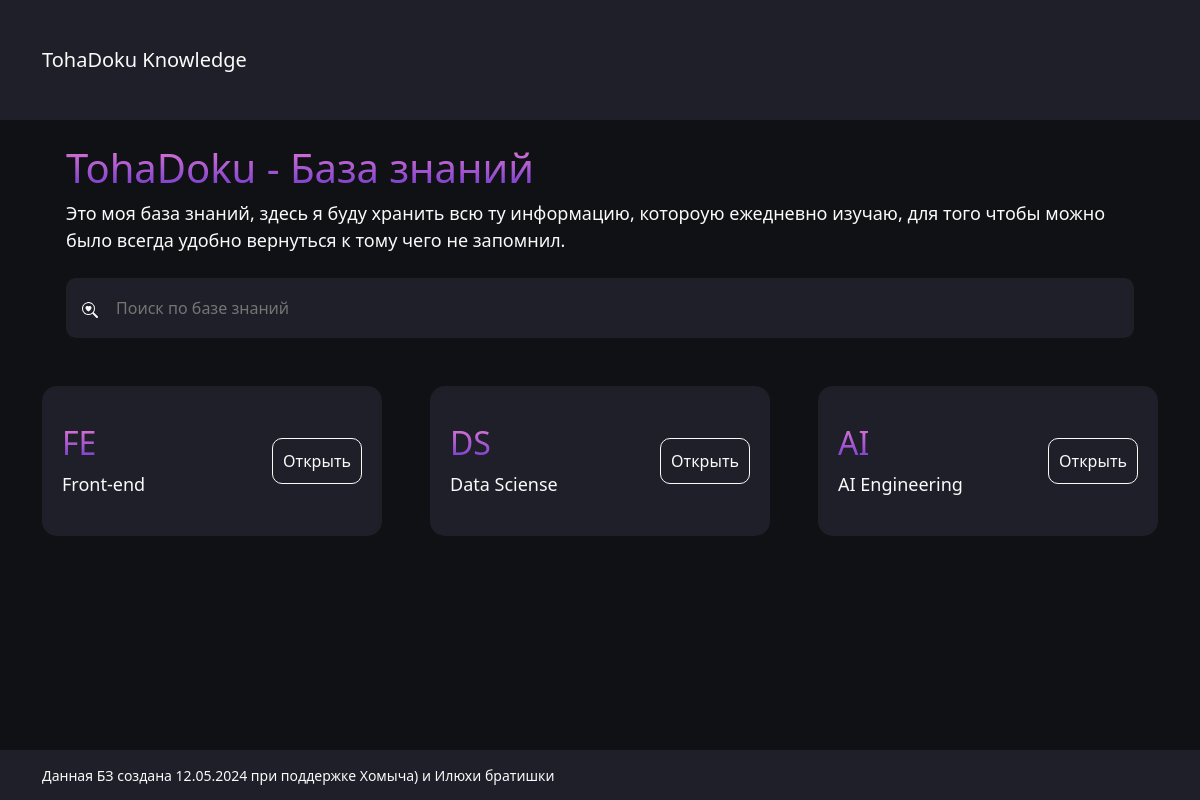
The page / on the database its author committed.
### main/models.py (models this page shows, shortened)
class Category(models.Model):
    name = models.CharField(max_length=3)
    main_name = models.CharField(max_length=100)
    slug = models.SlugField(unique=True, max_length=150, blank=True)

### main/views.py (the view)
# urls.py: path('', home, name='home'),
def home(request):
    categories = Category.objects.all()
    context = {
        'categories': categories,
    }
    return render(request, 'main/index.html', context)

### templates/main/index.html (shortened to what this page needs)
{% extends 'main/base.html' %}
{% block content %}
    <section class="main-section">
        <div class="container">
            <div class="p-4">
                <h1>TohaDoku - База знаний</h1>
                <p>Это моя база знаний, здесь я буду хранить всю ту информацию, котороую ежедневно изучаю, для того чтобы можно было всегда удобно вернуться к тому чего не запомнил.</p>
            </div>
            <div class="search-block p-4">
                <label for="search-input ">
                </label>
                <input id="search-input" type="text" placeholder="Поиск по базе знаний">
            </div>
            <div class="row g-5 pt-5">
                {% for category in categories %}
                <div class="col-md-4">
                    <div class="category-card">
                        <div>
                            <h2>{{ category.name }}</h2>
                            <p>{{ category.main_name }}</p>
                        </div>
                        <a href="{% url 'category_page' slug=category.slug %}">Открыть</a>
                    </div>
                </div>
                {% endfor %}
            </div>
        </div>
    </section>
{% endblock %}

### static/assets/css/main.css (style rules this page uses)
* { color: #fafafa; overflow-x: hidden; }
html, body { background: #16171d!important; }
p { margin-bottom: 0; font-size: 18px; }
h1, h2, h3, h4, h5, h6 { background: -webkit-linear-gradient(#e47ad5, #6c38cc); -webkit-background-clip: text; -webkit-text-fill-color: transparent; overflow-y: hidden; }
.main-section { background: #101114; min-height: calc(100vh - 170px); }
.search-block { width: 100%; position: relative; height: 60px; display: flex; align-items: center; overflow-y: hidden; }
.search-block label { position: absolute; left: 40px; }
#search-input { width: 100%; background: #1e1f28!important; height: 60px; border-radius: 10px; padding-left: 50px; }
.category-card { background: #1e1f28; height: 150px; border-radius: 15px; display: flex; align-items: center; justify-content: space-between; padding: 20px; }
.category-card a, .sub-link { color: #fafafa; border: 1px solid #fafafa; padding: 10px; border-radius: 10px; transition: background ease .3s; }
label::after { background: #16171d!important; color: #fafafa!important; }

### rows shown on the page
Category: name "FE", main_name "Front-end"
Category: name "DS", main_name "Data Sciense"
Category: name "AI", main_name "AI Engineering"
